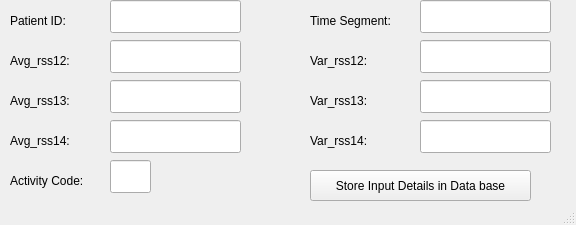
<?xml version="1.0" encoding="UTF-8"?>
<ui version="4.0">
 <class>MainWindow</class>
 <widget class="QMainWindow" name="MainWindow">
  <property name="geometry">
   <rect>
    <x>0</x>
    <y>0</y>
    <width>576</width>
    <height>225</height>
   </rect>
  </property>
  <property name="windowTitle">
   <string>Sensor Data Input Through GUI</string>
  </property>
  <widget class="QWidget" name="centralwidget">
   <widget class="QLabel" name="label">
    <property name="geometry">
     <rect>
      <x>10</x>
      <y>90</y>
      <width>81</width>
      <height>21</height>
     </rect>
    </property>
    <property name="text">
     <string>Avg_rss13:</string>
    </property>
   </widget>
   <widget class="QLineEdit" name="lineEdit">
    <property name="geometry">
     <rect>
      <x>110</x>
      <y>80</y>
      <width>131</width>
      <height>33</height>
     </rect>
    </property>
   </widget>
   <widget class="QPushButton" name="pushButton">
    <property name="geometry">
     <rect>
      <x>310</x>
      <y>170</y>
      <width>221</width>
      <height>31</height>
     </rect>
    </property>
    <property name="text">
     <string>Store Input Details in Data base</string>
    </property>
   </widget>
   <widget class="QLineEdit" name="lineEdit_3">
    <property name="geometry">
     <rect>
      <x>110</x>
      <y>0</y>
      <width>131</width>
      <height>33</height>
     </rect>
    </property>
   </widget>
   <widget class="QLineEdit" name="lineEdit_4">
    <property name="geometry">
     <rect>
      <x>420</x>
      <y>0</y>
      <width>131</width>
      <height>33</height>
     </rect>
    </property>
   </widget>
   <widget class="QLineEdit" name="lineEdit_5">
    <property name="geometry">
     <rect>
      <x>110</x>
      <y>40</y>
      <width>131</width>
      <height>33</height>
     </rect>
    </property>
   </widget>
   <widget class="QLineEdit" name="lineEdit_6">
    <property name="geometry">
     <rect>
      <x>420</x>
      <y>40</y>
      <width>131</width>
      <height>33</height>
     </rect>
    </property>
   </widget>
   <widget class="QLabel" name="label_3">
    <property name="geometry">
     <rect>
      <x>10</x>
      <y>10</y>
      <width>81</width>
      <height>21</height>
     </rect>
    </property>
    <property name="text">
     <string>Patient ID:</string>
    </property>
   </widget>
   <widget class="QLabel" name="label_4">
    <property name="geometry">
     <rect>
      <x>310</x>
      <y>10</y>
      <width>101</width>
      <height>21</height>
     </rect>
    </property>
    <property name="text">
     <string>Time Segment:</string>
    </property>
   </widget>
   <widget class="QLabel" name="label_5">
    <property name="geometry">
     <rect>
      <x>310</x>
      <y>50</y>
      <width>111</width>
      <height>21</height>
     </rect>
    </property>
    <property name="text">
     <string>Var_rss12:</string>
    </property>
   </widget>
   <widget class="QLabel" name="label_6">
    <property name="geometry">
     <rect>
      <x>10</x>
      <y>50</y>
      <width>91</width>
      <height>21</height>
     </rect>
    </property>
    <property name="text">
     <string>Avg_rss12:</string>
    </property>
   </widget>
   <widget class="QLabel" name="label_2">
    <property name="geometry">
     <rect>
      <x>310</x>
      <y>90</y>
      <width>81</width>
      <height>21</height>
     </rect>
    </property>
    <property name="text">
     <string>Var_rss13:</string>
    </property>
   </widget>
   <widget class="QLineEdit" name="lineEdit_2">
    <property name="geometry">
     <rect>
      <x>420</x>
      <y>80</y>
      <width>131</width>
      <height>33</height>
     </rect>
    </property>
   </widget>
   <widget class="QLabel" name="label_7">
    <property name="geometry">
     <rect>
      <x>10</x>
      <y>130</y>
      <width>81</width>
      <height>21</height>
     </rect>
    </property>
    <property name="text">
     <string>Avg_rss14:</string>
    </property>
   </widget>
   <widget class="QLabel" name="label_8">
    <property name="geometry">
     <rect>
      <x>310</x>
      <y>130</y>
      <width>81</width>
      <height>21</height>
     </rect>
    </property>
    <property name="text">
     <string>Var_rss14:</string>
    </property>
   </widget>
   <widget class="QLineEdit" name="lineEdit_7">
    <property name="geometry">
     <rect>
      <x>420</x>
      <y>120</y>
      <width>131</width>
      <height>33</height>
     </rect>
    </property>
   </widget>
   <widget class="QLineEdit" name="lineEdit_8">
    <property name="geometry">
     <rect>
      <x>110</x>
      <y>120</y>
      <width>131</width>
      <height>33</height>
     </rect>
    </property>
   </widget>
   <widget class="QLabel" name="label_9">
    <property name="geometry">
     <rect>
      <x>10</x>
      <y>170</y>
      <width>101</width>
      <height>21</height>
     </rect>
    </property>
    <property name="text">
     <string>Activity Code:</string>
    </property>
   </widget>
   <widget class="QLineEdit" name="lineEdit_9">
    <property name="geometry">
     <rect>
      <x>110</x>
      <y>160</y>
      <width>41</width>
      <height>33</height>
     </rect>
    </property>
    <property name="text">
     <string/>
    </property>
   </widget>
  </widget>
  <widget class="QStatusBar" name="statusbar"/>
 </widget>
 <resources/>
 <connections/>
</ui>
